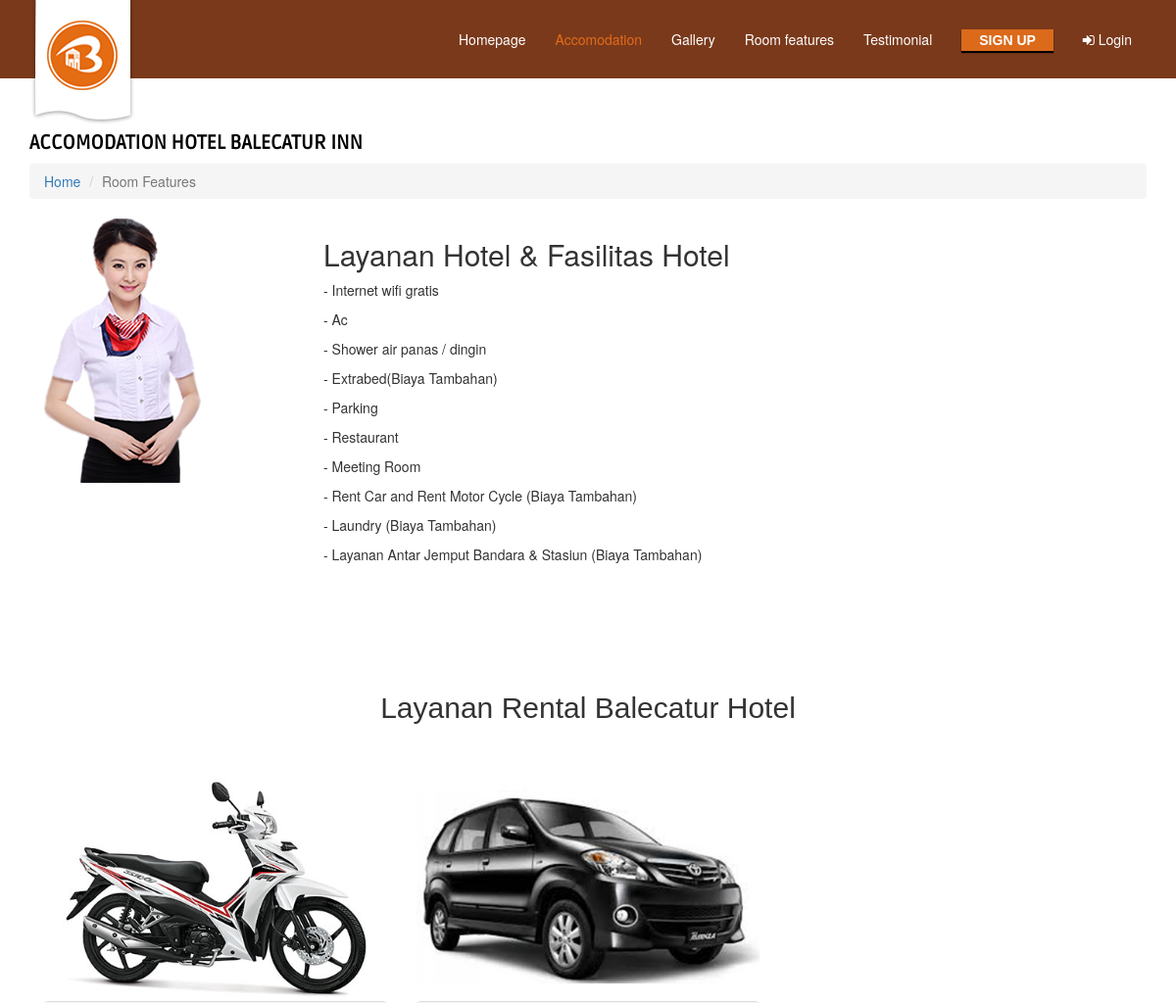
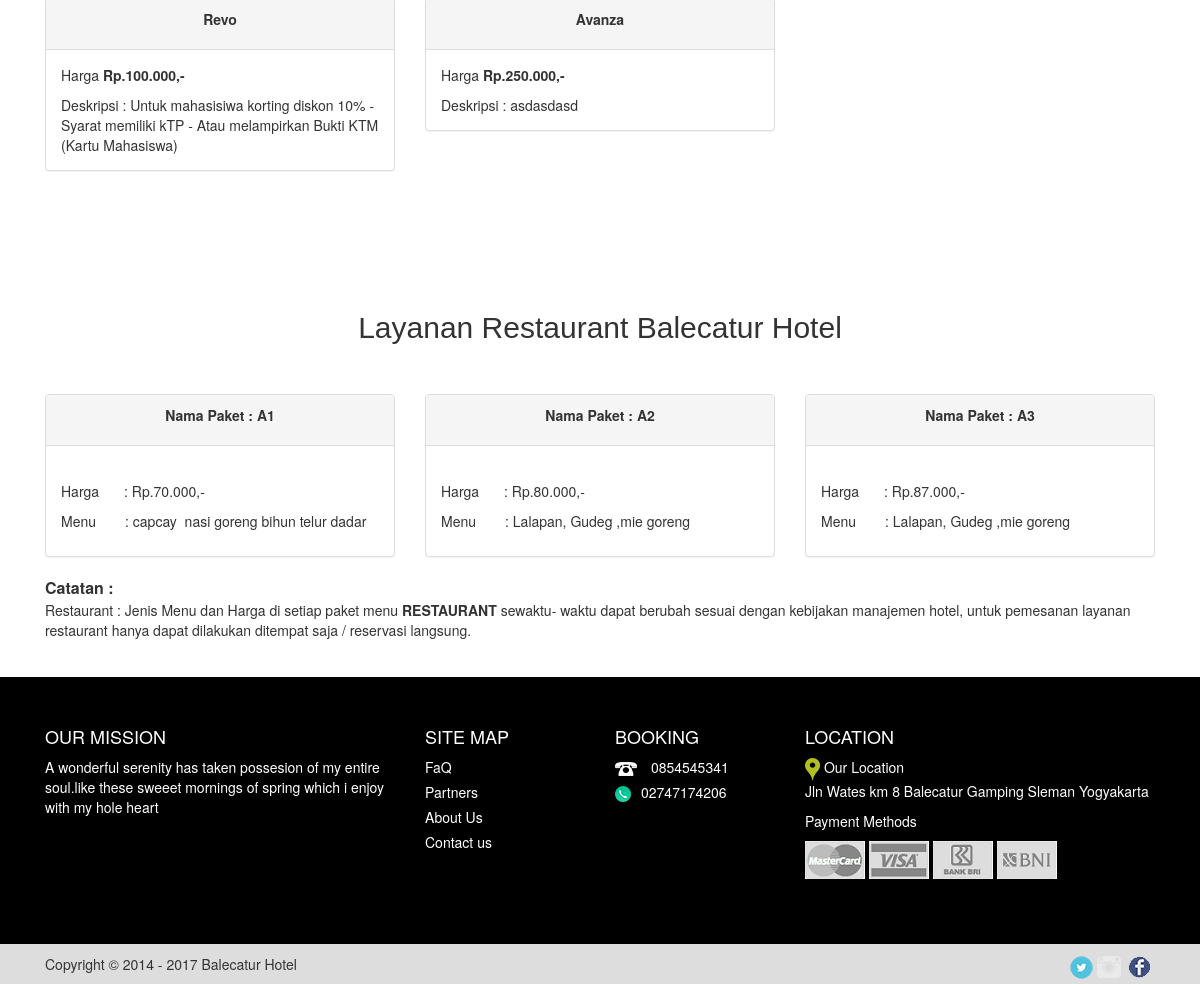
/index.php?modul=akomodasi, run on the app's committed database (2 pictures, top to bottom).
### tables this page shows
CREATE TABLE IF NOT EXISTS `akomodasi` (
`id_akomodasi` int(10) NOT NULL,
  `judul_akomodasi` varchar(100) NOT NULL,
  `ket_akomodasi` text NOT NULL
);

CREATE TABLE IF NOT EXISTS `rental` (
`id_rental` int(11) NOT NULL,
  `kate_kendaraan` varchar(20) NOT NULL,
  `nama_kendaraan` varchar(20) NOT NULL,
  `harga_kendaraan` varchar(20) NOT NULL,
  `foto_kendaraan` varchar(30) NOT NULL,
  `ket_kendaraan` text NOT NULL
);

CREATE TABLE IF NOT EXISTS `detail_paket` (
`id_detail_paket` int(10) NOT NULL,
  `id_paket` varchar(20) NOT NULL,
  `keterangan_menunya` text NOT NULL
);

CREATE TABLE IF NOT EXISTS `paket` (
`id_paket` int(11) NOT NULL,
  `nama_paket` varchar(20) NOT NULL,
  `harga_paket` int(20) NOT NULL
);

### fungsi/function_transaksi.php (called while the page is built, shortened)
<?php date_default_timezone_set('Asia/jakarta');
function formatuang($nilai_matauang){
    $var = number_format($nilai_matauang,0,",",".").',-';
    return $var;
}
function removetags($val){
    $remove = strip_tags($val);
    return $remove;
}
?>

### modulpage/akomodasi.php (the view, shortened to what this page needs)
<?php include 'fungsi/function_transaksi.php';?>
<div class="row">
	<div class="col-lg-12">
		<div class="post-rulefontorder">
			<h1 class="fnt-style">ACCOMODATION HOTEL BALECATUR INN</h1>
			<ol class="breadcrumb">
			  <li><a href="#">Home</a></li>
			  <li class="active">Room Features</li>
			</ol>
    		<div class="col-md-3 col-sm-3 col-xs-12">
				<img src="frontend/icon/reception.png" class="img-responsive">
    		</div>
    		<div class="col-md-9 col-sm-9 col-xs-12">
				<?php
					$getdata =mysqli_query($konek,"SELECT * FROM akomodasi");
					while ($r=mysqli_fetch_array($getdata)) {
				?>
				<h2 class=""><?php echo $r['judul_akomodasi']; ?></h2>
				<div>
					<p><?php echo $r['ket_akomodasi']; ?></p>
				</div>
				<?php } ?>
   			</div>
   			<div class="layanan-rental">
	   			<div class="row">
	   				<div class="col-lg-12 col-margin100" style="margin-top:100px;">
	   					<div class="fnt-akomodasi">
							<h2>Layanan Rental Balecatur Hotel</h2>
	   					</div>
	   				</div>
	   			</div>
				<?php
					$getrental = mysqli_query($konek,"SELECT * FROM rental ORDER BY id_rental DESC");
					while ($v  = mysqli_fetch_array($getrental)) {
				?>
				<div class="col-md-4 col-sm-6 col-xs-12">
					<img src="uploads/rental/<?php echo $v['foto_kendaraan'];?>" class="img-responsive">
					<div class="panel panel-default container-description">
						<div class="panel-heading" style="text-align:center">
							<p><strong><?php echo $v['nama_kendaraan'];?></strong></p>
						</div>
						<div class="panel-body">
							<p>Harga <span><strong>Rp.<?php echo formatuang($v['harga_kendaraan']);?></strong></span></p>
							Deskripsi : <?php echo $v['ket_kendaraan']; ?>
						</div>
					</div>
				</div>
				<?php } ?>
			</div>
			<div class="layanan-restorasi">
				<div class="row">
	   				<div class="col-lg-12 col-margin100" style="margin-top:100px;">
						<div class="fnt-akomodasi">
							<h2>Layanan Restaurant Balecatur Hotel</h2>
						</div>
						<?php
							$getrestorasi = mysqli_query($konek,"SELECT p.nama_paket, p.harga_paket, dp.keterangan_menunya FROM paket p join detail_paket dp ON p.id_paket=dp.id_paket");
							while ($res = mysqli_fetch_array($getrestorasi)) {
						?>
						<div class="col-md-4 col-sm-6 col-xs-12">
							<div class="panel panel-default">
								<div class="panel-heading" style="text-align:center"><p><strong>Nama Paket : <?php echo $res['nama_paket']; ?></strong></p></div>
								<div class="panel-body">
									<div class="section-paket">
										<p>Harga<span class="price-paket">: Rp.<?php echo formatuang($res['harga_paket']);?></span></p>
									</div>
									<div class="section-keteranganmenu">
										<p>Menu<span class="descript-menu">: <?php echo removetags($res['keterangan_menunya']);?></span></p>
									</div>
								</div>
							</div>
						</div>
						<?php } ?>
					</div>
				</div>
				<div class="col-lg-12">
					<strong style="font-size:16px;">Catatan :</strong>
					<p>Restaurant : Jenis Menu dan Harga di setiap paket menu <strong>RESTAURANT</strong> sewaktu- waktu dapat berubah sesuai dengan kebijakan manajemen hotel, untuk pemesanan layanan restaurant hanya dapat dilakukan ditempat saja / reservasi langsung.</p>
				</div>
			</div>
			</div>
		</div>
	</div>
</div>

### frontend/css/basehotel.css (style rules this page uses)
a { color: #000; }
.fnt-style { font-size: 20px;text-align: left;font-family:'rudaregular';font-weight: bold;color: #000; }
.post-rulefontorder { margin-top: 135px;margin-bottom: 100px; }
.fnt-akomodasi { text-align: center; font-family:arial,sans-serif; margin-bottom: 50px; }

### adminbase/frontend/css/lightbox.css (style rules this page uses)
body:after { content: url(../images/nav-lightbox/close.png) url(../images/nav-lightbox/loading.gif) url(../images/nav-lightbox/prev.png) url(../images/nav-lightbox/next.png); display: none; }

### modulpage/akomodasi.php (style rules this page uses)
.price-paket { margin-left: 25px; }
.descript-menu { margin-left: 29px; }

### data on the page
akomodasi: judul_akomodasi "Layanan Hotel & Fasilitas Hotel", ket_akomodasi "- Internet wifi gratis - Ac - Shower air panas / dingin - Extrabed(Biaya Tambahan) - Parking - Restaurant - Meeting Room - Rent Car and Rent Motor Cycle (Biaya Tambahan) - Laundry (Biaya Tambahan) - Layanan Antar Jemput Bandara & Stasiun (Biaya Tambahan)"
rental: foto_kendaraan (picture), nama_kendaraan "Revo", harga_kendaraan "100.000,-", ket_kendaraan "Untuk mahasisiwa korting diskon 10% - Syarat memiliki kTP - Atau melampirkan Bukti KTM (Kartu Mahasiswa)"
rental: foto_kendaraan (picture), nama_kendaraan "Avanza", harga_kendaraan "250.000,-", ket_kendaraan "asdasdasd"
detail_paket: id_paket.nama_paket "A1", id_paket.harga_paket "70.000,-", keterangan_menunya "capcay nasi goreng bihun telur dadar"
detail_paket: id_paket.nama_paket "A2", id_paket.harga_paket "80.000,-", keterangan_menunya "Lalapan, Gudeg ,mie goreng"
detail_paket: id_paket.nama_paket "A3", id_paket.harga_paket "87.000,-", keterangan_menunya "Lalapan, Gudeg ,mie goreng"
